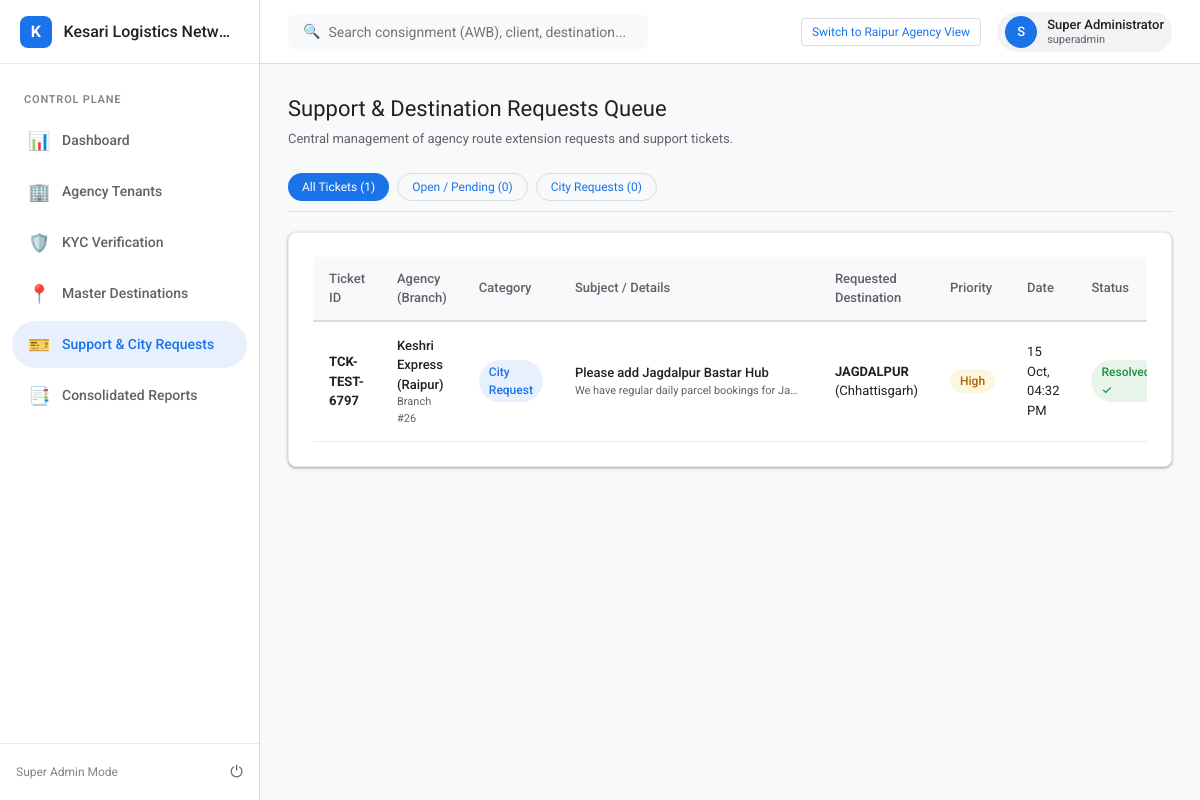
The app's page /admin/tickets (signed in) with its own data.
### tables this page shows
CREATE TABLE tickets (
    id INTEGER PRIMARY KEY AUTOINCREMENT,
    tenant_id INTEGER NOT NULL,
    ticket_number VARCHAR(30) UNIQUE NOT NULL,
    category VARCHAR(40) NOT NULL, -- destination_request, billing, technical, general
    subject VARCHAR(200) NOT NULL,
    description TEXT NOT NULL,
    destination_name VARCHAR(120) NULL,
    state_id INTEGER NULL,
    pincode VARCHAR(10) NULL,
    zone_id INTEGER NULL,
    priority VARCHAR(20) DEFAULT 'normal', -- normal, high, urgent
    status VARCHAR(20) DEFAULT 'open', -- open, in_progress, resolved, rejected
    admin_notes TEXT NULL,
    created_at DATETIME DEFAULT CURRENT_TIMESTAMP,
    resolved_at DATETIME NULL,
    FOREIGN KEY (tenant_id) REFERENCES tenants(id)
);

CREATE TABLE tenants (
    id INTEGER PRIMARY KEY AUTOINCREMENT,
    uuid VARCHAR(64) UNIQUE NOT NULL,
    slug VARCHAR(64) UNIQUE NOT NULL,
    agency_code VARCHAR(32) UNIQUE NULL, -- Assigned upon KYC approval
    name VARCHAR(150) NOT NULL,
    trade_name VARCHAR(150),
    contact_person VARCHAR(100) NOT NULL,
    phone VARCHAR(20) NOT NULL,
    email VARCHAR(120) NOT NULL,
    address TEXT,
    city VARCHAR(100),
    state VARCHAR(100),
    pincode VARCHAR(10),
    pan_no VARCHAR(20),
    aadhaar_no VARCHAR(20),
    gstin VARCHAR(20),
    pan_doc_url VARCHAR(255),
    aadhaar_doc_url VARCHAR(255),
    rejection_reason TEXT NULL,
    status VARCHAR(20) DEFAULT 'pending_otp', -- pending_otp, pending_kyc, active, suspended, expired, rejected
    validity_start DATE,
    validity_end DATE,
    logo_url VARCHAR(255),
    brand_color VARCHAR(20) DEFAULT '#1a73e8',
    created_at DATETIME DEFAULT CURRENT_TIMESTAMP
);

CREATE TABLE states (
    id INTEGER PRIMARY KEY AUTOINCREMENT,
    code VARCHAR(10) UNIQUE NOT NULL,
    name VARCHAR(100) NOT NULL,
    zone_id INTEGER NOT NULL,
    gst_code VARCHAR(10) NULL,
    created_at DATETIME DEFAULT CURRENT_TIMESTAMP,
    FOREIGN KEY (zone_id) REFERENCES operational_zones(id)
);

### src/Views/admin/tickets/index.php (the view, shortened to what the rows shown need)
<div class="page-header">
    <div>
        <h1 class="page-title">Support & Destination Requests Queue</h1>
    </div>
</div>
<div class="g-card">
    <div class="table-responsive">
        <table class="g-table">
            <thead>
                <tr>
                    <th>Ticket ID</th>
                    <th>Agency (Branch)</th>
                    <th>Category</th>
                    <th>Subject / Details</th>
                    <th>Requested Destination</th>
                    <th>Priority</th>
                    <th>Date</th>
                    <th>Status</th>
                </tr>
            </thead>
            <tbody>
                <?php foreach ($tickets as $t): ?>
                    <tr>
                        <td><strong><?= htmlspecialchars($t['ticket_number']) ?></strong></td>
                        <td>
                            <div style="font-weight:500; font-size:13px;"><?= htmlspecialchars($t['agency_name']) ?></div>
                            <div style="font-size:11px; color:var(--text-secondary);">Branch #<?= htmlspecialchars($t['agency_code']) ?></div>
                        </td>
                        <td>
                            <?php if ($t['category'] === 'destination_request'): ?>
                                <span class="g-chip chip-info">City Request</span>
                            <?php else: ?>
                                <span class="g-chip" style="background:#f1f3f4; color:#5f6368;"><?= ucfirst($t['category']) ?></span>
                            <?php endif; ?>
                        </td>
                        <td style="max-width:260px;">
                            <div style="font-weight:500;"><?= htmlspecialchars($t['subject']) ?></div>
                            <div style="font-size:11px; color:var(--text-secondary); white-space:nowrap; overflow:hidden; text-overflow:ellipsis;">
                                <?= htmlspecialchars($t['description']) ?>
                            </div>
                        </td>
                        <td>
                            <?php if (!empty($t['destination_name'])): ?>
                                <strong><?= htmlspecialchars($t['destination_name']) ?></strong> (<?= htmlspecialchars($t['state_name'] ?? '') ?>)
                            <?php else: ?>
                                —
                            <?php endif; ?>
                        </td>
                        <td>
                            <span class="g-chip <?= $t['priority'] === 'urgent' ? 'chip-danger' : ($t['priority'] === 'high' ? 'chip-warning' : 'chip-info') ?>">
                                <?= ucfirst($t['priority']) ?>
                            </span>
                        </td>
                        <td><?= date('d M, h:i A', strtotime($t['created_at'])) ?></td>
                        <td>
                            <?php if ($t['status'] === 'resolved'): ?>
                                <span class="g-chip chip-success">Resolved ✓</span>
                            <?php elseif ($t['status'] === 'open'): ?>
                                <span class="g-chip chip-warning">Open</span>
                            <?php else: ?>
                                <span class="g-chip chip-danger"><?= ucfirst($t['status']) ?></span>
                            <?php endif; ?>
                        </td>
                    </tr>
                <?php endforeach; ?>
            </tbody>
        </table>
    </div>
</div>
<?php
require ROOT_PATH . '/src/Views/layout.php';
?>

### records on screen
tickets: ticket_number "TCK-TEST-6797", tenant.name "Keshri Express (Raipur)", tenant.agency_code "26", shows "City Request", subject "Please add Jagdalpur Bastar Hub", description "We have regular daily parcel bookings for Ja…", destination_name "JAGDALPUR", state.name "Chhattisgarh", priority "High", created_at "15 Oct, 04:32 PM", status "Resolved ✓"

### other values on screen
$brandName "Kesari Logistics Netwo…"
substr($currentUser['name'] ?? 'U', 0, 1) "S"
$currentUser['name'] "Super Administrator"
$currentUser['role'] "superadmin"
count($tickets) "1"
$openCount "0"
$destReqCount "0"
